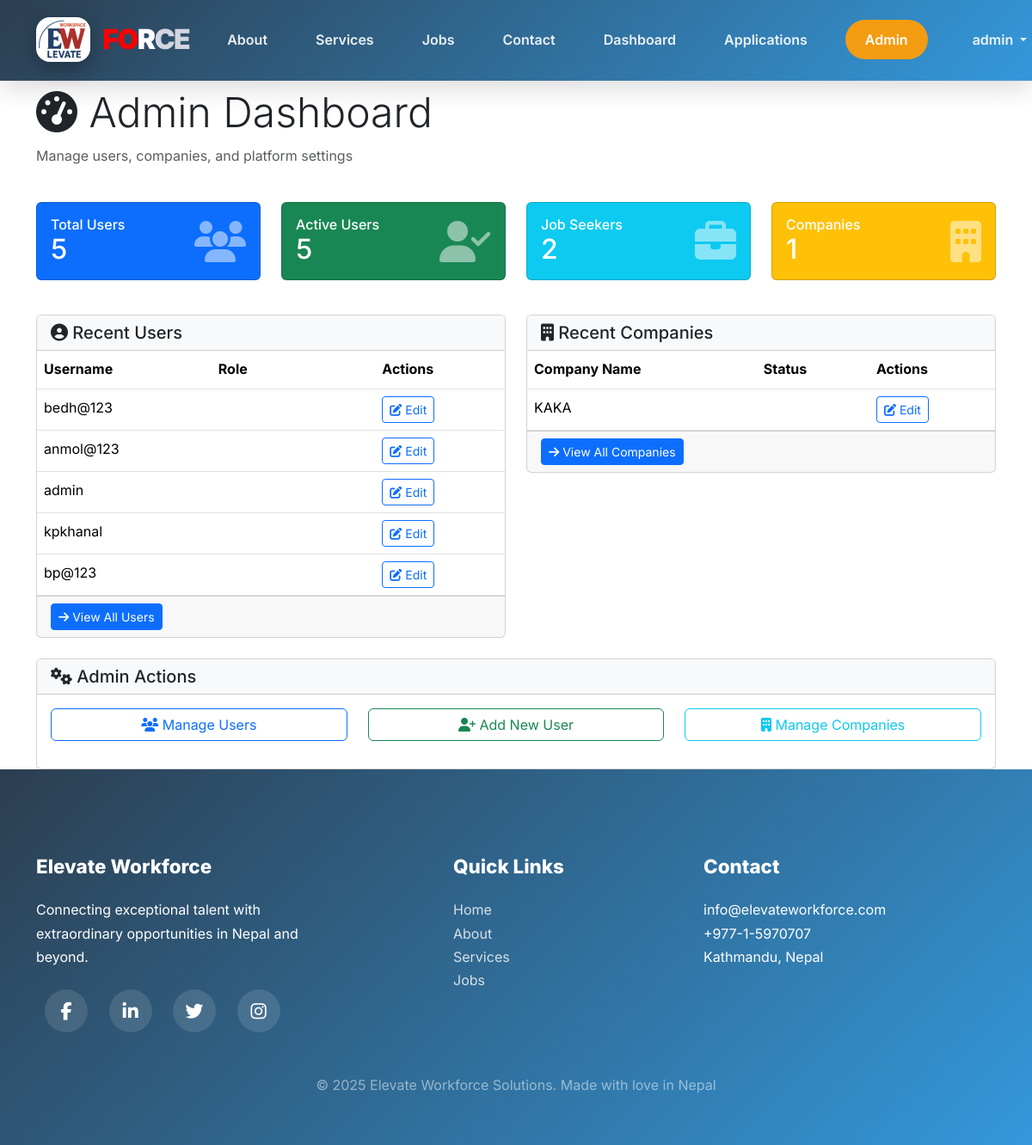
The app's page /accounts/admin/dashboard/ (signed in), older data.
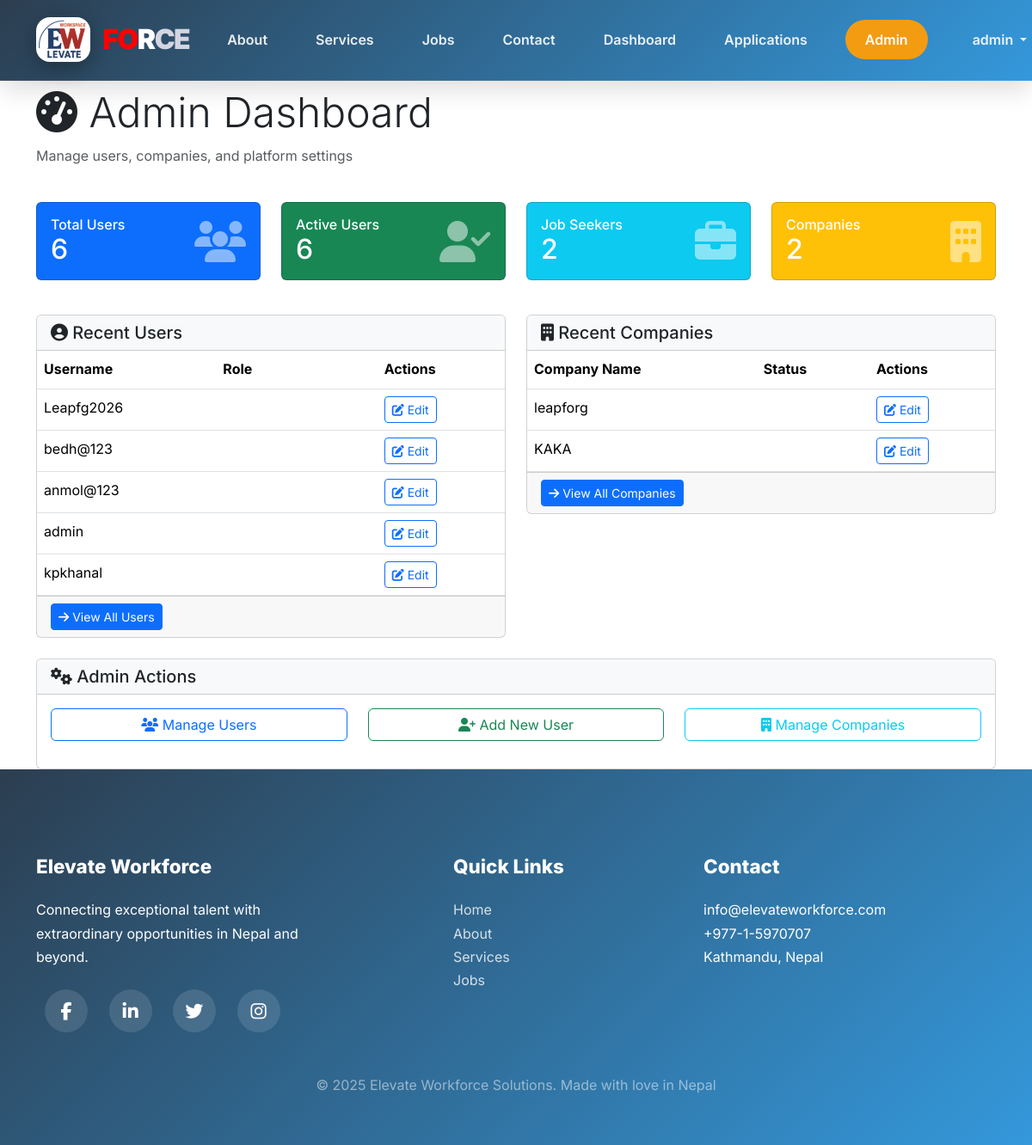
The same page, newer data.
### accounts/models.py (models this page shows, shortened)
class User(AbstractUser):
    USER_ROLE_CHOICES = (
        ('job_seeker', 'Job Seeker'),
        ('company', 'Company'),
    )
    role = models.CharField(max_length=20, choices=USER_ROLE_CHOICES, default='job_seeker')
    phone_number = models.CharField(max_length=15, blank=True, null=True)
    is_active = models.BooleanField(default=True)
    created_at = models.DateTimeField(auto_now_add=True)
    updated_at = models.DateTimeField(auto_now=True)
    groups = models.ManyToManyField(
        'auth.Group',
        related_name='custom_user_groups',
        blank=True,
        help_text='The groups this user belongs to.'
    )
    user_permissions = models.ManyToManyField(
        'auth.Permission',
        related_name='custom_user_permissions',
        blank=True,
        help_text='Specific permissions for this user.'
    )
    class Meta:
        db_table = 'users'
        verbose_name_plural = 'Users'
        ordering = ['-created_at']
    def is_job_seeker(self):
        return self.role == 'job_seeker'

### companies/models.py (models this page shows, shortened)
class Company(models.Model):
    COMPANY_STATUS_CHOICES = (
        ('active', 'Active'),
        ('inactive', 'Inactive'),
        ('suspended', 'Suspended'),
    )
    user = models.OneToOneField(User, on_delete=models.CASCADE, related_name='company_profile')
    company_name = models.CharField(max_length=255, unique=True)
    description = models.TextField()
    website = models.URLField(blank=True, null=True)
    industry = models.CharField(max_length=100)
    location = models.CharField(max_length=255)
    company_size = models.CharField(max_length=50, blank=True, null=True)
    logo = models.ImageField(upload_to='company_logos/', blank=True, null=True)
    status = models.CharField(max_length=20, choices=COMPANY_STATUS_CHOICES, default='active')
    verified = models.BooleanField(default=False)
    created_at = models.DateTimeField(auto_now_add=True)
    updated_at = models.DateTimeField(auto_now=True)
    class Meta:
        db_table = 'companies'
        verbose_name_plural = 'Companies'
        ordering = ['-created_at']

### accounts/admin_views.py (the view)
# urls.py: path('admin/dashboard/', admin_views.admin_dashboard, name='admin_dashboard'),
@login_required(login_url='accounts:login')
@user_passes_test(is_admin, login_url='accounts:login')
def admin_dashboard(request):
    total_users = User.objects.count()
    total_job_seekers = JobSeeker.objects.count()
    total_companies = Company.objects.count()
    total_active_users = User.objects.filter(is_active=True).count()
    recent_users = User.objects.all().order_by('-created_at')[:5]
    recent_companies = Company.objects.all().order_by('-created_at')[:5]
    context = {
        'total_users': total_users,
        'total_job_seekers': total_job_seekers,
        'total_companies': total_companies,
        'total_active_users': total_active_users,
        'recent_users': recent_users,
        'recent_companies': recent_companies,
    }
    return render(request, 'admin/dashboard.html', context)

### accounts/admin_views.py (called while the page is built)
def is_admin(user):
    return user.is_superuser and user.is_staff

### templates/admin/dashboard.html (shortened to what the changed rows need)
{% extends 'base.html' %}
{% block content %}
<div class="container">
    <div class="row mb-4">
        <div class="col-md-12">
            <h1 class="display-5"><i class="fas fa-tachometer-alt"></i> Admin Dashboard</h1>
        </div>
    </div>
    <div class="row mb-4">
        <div class="col-md-3 mb-3">
            <div class="card bg-primary text-white">
                <div class="card-body">
                    <div class="d-flex justify-content-between align-items-center">
                        <div>
                            <h6 class="card-title mb-0">Total Users</h6>
                            <h2 class="mb-0">{{ total_users }}</h2>
                        </div>
                    </div>
                </div>
            </div>
        </div>
        <div class="col-md-3 mb-3">
            <div class="card bg-success text-white">
                <div class="card-body">
                    <div class="d-flex justify-content-between align-items-center">
                        <div>
                            <h6 class="card-title mb-0">Active Users</h6>
                            <h2 class="mb-0">{{ total_active_users }}</h2>
                        </div>
                    </div>
                </div>
            </div>
        </div>
        <div class="col-md-3 mb-3">
            <div class="card bg-info text-white">
                <div class="card-body">
                    <div class="d-flex justify-content-between align-items-center">
                        <div>
                            <h2 class="mb-0">{{ total_job_seekers }}</h2>
                        </div>
                    </div>
                </div>
            </div>
        </div>
        <div class="col-md-3 mb-3">
            <div class="card bg-warning text-white">
                <div class="card-body">
                    <div class="d-flex justify-content-between align-items-center">
                        <div>
                            <h6 class="card-title mb-0">Companies</h6>
                            <h2 class="mb-0">{{ total_companies }}</h2>
                        </div>
                    </div>
                </div>
            </div>
        </div>
    </div>
    <div class="row">
        <div class="col-md-6 mb-4">
            <div class="card">
                <div class="card-body p-0">
                    <div class="table-responsive">
                        <table class="table table-hover mb-0">
                            <thead>
                                <tr>
                                    <th>Username</th>
                                    <th>Role</th>
                                    <th>Actions</th>
                                </tr>
                            </thead>
                            <tbody>
                                {% for user in recent_users %}
                                    <tr>
                                        <td>{{ user.username }}</td>
                                        <td><span class="badge bg-{{ user.role|default:'secondary' }}">{{ user.get_role_display }}</span></td>
                                        <td>
                                            <a href="{% url 'accounts:edit_user' user.pk %}" class="btn btn-sm btn-outline-primary">
                                                <i class="fas fa-edit"></i> Edit
                                            </a>
                                        </td>
                                    </tr>
                                {% endfor %}
                            </tbody>
                        </table>
                    </div>
                </div>
            </div>
        </div>
        <div class="col-md-6 mb-4">
            <div class="card">
                <div class="card-body p-0">
                    <div class="table-responsive">
                        <table class="table table-hover mb-0">
                            <thead>
                                <tr>
                                    <th>Company Name</th>
                                    <th>Status</th>
                                    <th>Actions</th>
                                </tr>
                            </thead>
                            <tbody>
                                {% for company in recent_companies %}
                                    <tr>
                                        <td>{{ company.company_name }}</td>
                                        <td>
                                            <span class="badge bg-{{ company.status|default:'secondary' }}">{{ company.get_status_display }}</span>
                                        </td>
                                        <td>
                                            <a href="{% url 'accounts:edit_company' company.pk %}" class="btn btn-sm btn-outline-primary">
                                                <i class="fas fa-edit"></i> Edit
                                            </a>
                                        </td>
                                    </tr>
                                {% endfor %}
                            </tbody>
                        </table>
                    </div>
                </div>
            </div>
        </div>
    </div>
</div>
{% endblock %}

### templates/base.html (shortened to what the changed rows need)
<!DOCTYPE html>
<html lang="en">
<head>
    {% load static %}
    <link href="https://cdn.jsdelivr.net/npm/bootstrap@5.3.3/dist/css/bootstrap.min.css" rel="stylesheet">
    <link rel="stylesheet" href="https://cdnjs.cloudflare.com/ajax/libs/font-awesome/6.6.0/css/all.min.css">
</head>
<body>
    <nav class="navbar navbar-expand-lg navbar-dark fixed-top">
        <div class="container">
            <div class="collapse navbar-collapse" id="navbarNav">
                <ul class="navbar-nav ms-auto align-items-center">
                    {% if user.is_authenticated %}
                        {% if user.is_job_seeker %}
                            <li class="nav-item"><a class="nav-link" href="{% url 'accounts:job_seeker_dashboard' %}">Dashboard</a></li>
                            <li class="nav-item"><a class="nav-link" href="{% url 'application:my_applications' %}">Applications</a></li>
                        {% endif %}
                        {% if user.is_superuser %}
                            <li class="nav-item ms-3">
                                <a class="btn btn-admin" href="{% url 'accounts:admin_dashboard' %}">
                                    Admin
                                </a>
                            </li>
                        {% endif %}
                        <li class="nav-item dropdown ms-4">
                            <a class="nav-link dropdown-toggle" href="#" role="button" data-bs-toggle="dropdown">
                                {{ user.username }}
                            </a>
                        </li>
                    {% else %}
                        <li class="nav-item"><a class="nav-link" href="{% url 'accounts:login' %}">Login</a></li>
                        <li class="nav-item"><a class="nav-link" href="{% url 'accounts:register' %}">Register</a></li>
                    {% endif %}
                </ul>
            </div>
        </div>
    </nav>
    <div class="main-container">
        {% block content %}{% endblock %}
    </div>
</body>
</html>

Row changes from the older to the newer data that the page shows:
no longer on this page (row unchanged): User: username "bp@123"
added User: username "Leapfg2026"
added Company: company_name "leapforg"
Text that changed along with them:
{{ total_users }}: "5" → "6"
{{ total_active_users }}: "5" → "6"
{{ total_companies }}: "1" → "2"
